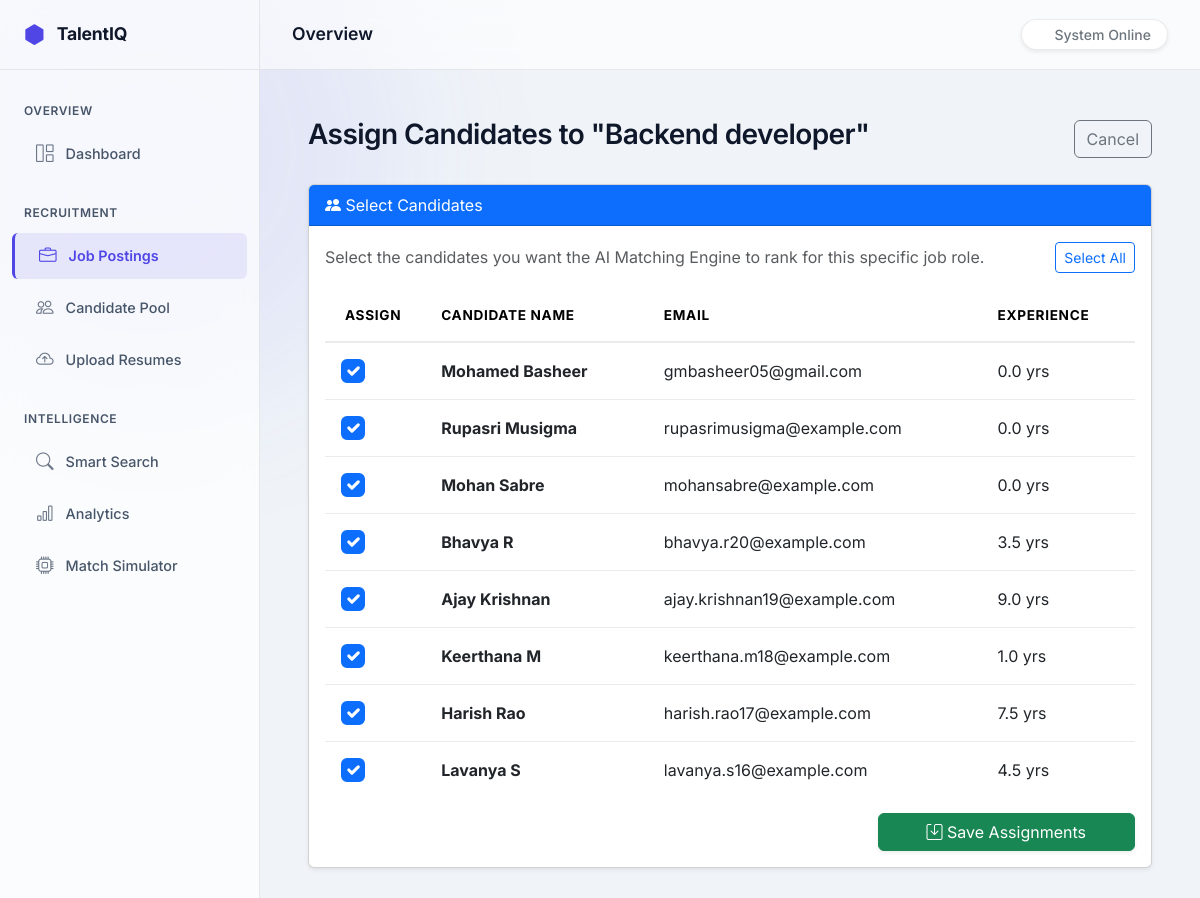
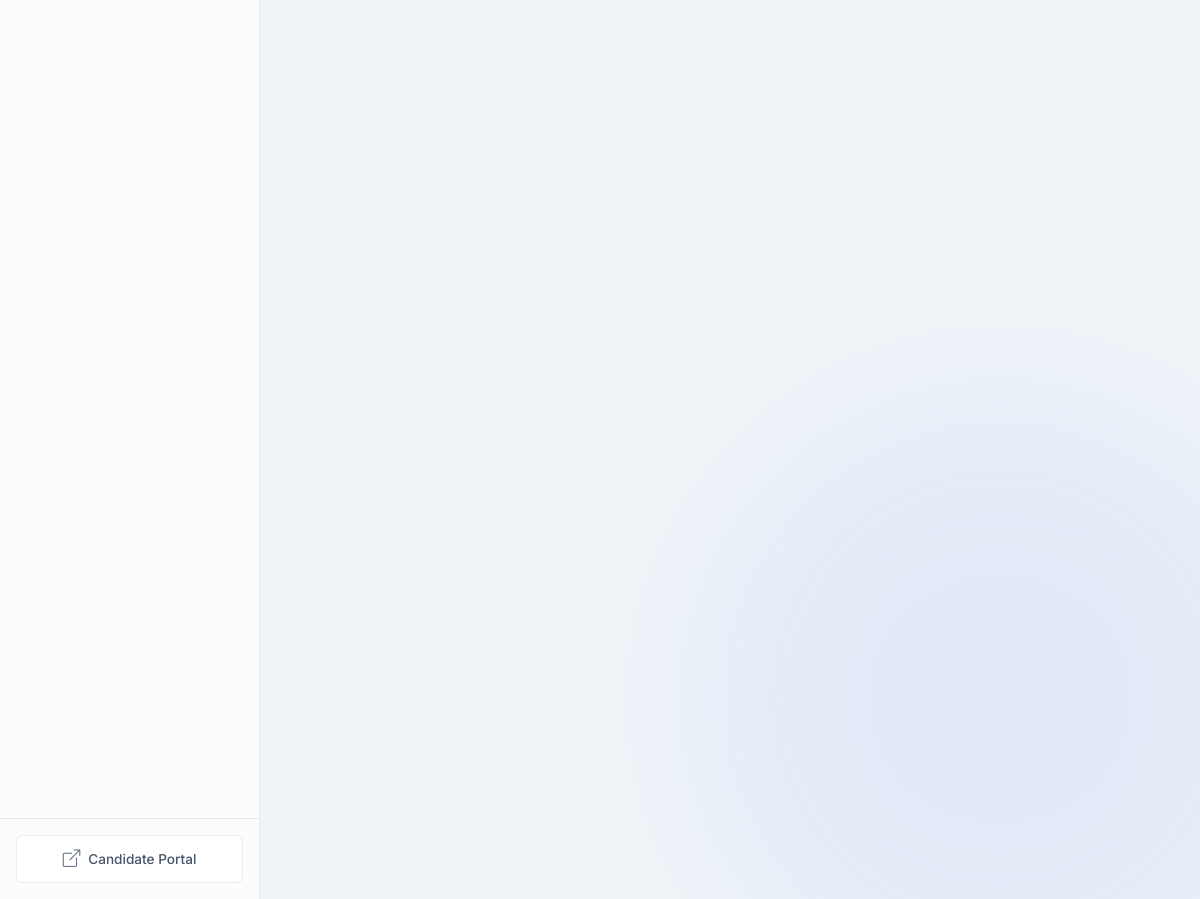
The page /hr/jobs/8/assign/ on the database its author committed (2 pictures, top to bottom).
### jobs/models.py (models this page shows)
class Job(models.Model):
    title = models.CharField(max_length=200)
    description = models.TextField()
    min_experience = models.FloatField(default=0)
    candidates = models.ManyToManyField('candidates.Candidate', related_name='applied_jobs', blank=True)
    created_at = models.DateTimeField(auto_now_add=True)

### candidates/models.py (models this page shows)
class Candidate(models.Model):
    name = models.CharField(max_length=200)
    email = models.EmailField(unique=True)
    phone = models.CharField(max_length=20)
    education = models.TextField()
    experience_years = models.FloatField(default=0)
    resume_score = models.FloatField(default=0)
    created_at = models.DateTimeField(auto_now_add=True)
    updated_at = models.DateTimeField(auto_now=True)

### jobs/views.py (the view, shortened to what this page needs)
# urls.py: path('jobs/<int:pk>/assign/', JobAssignCandidatesView.as_view(), name='assign'),
class JobAssignCandidatesView(View):
    template_name = 'hr/jobs/assign.html'
    def get(self, request, pk):
        from candidates.models import Candidate
        job = get_object_or_404(Job, pk=pk)
        all_candidates = Candidate.objects.all().order_by('-created_at')
        assigned_ids = job.candidates.values_list('id', flat=True)
        return render(request, self.template_name, {
            'job': job,
            'all_candidates': all_candidates,
            'assigned_ids': list(assigned_ids)
        })

### templates/hr/jobs/assign.html (shortened to what this page needs)
{% extends "hr/base.html" %}
{% block content %}
<div class="d-flex justify-content-between align-items-center mb-4">
    <h3>Assign Candidates to "{{ job.title }}"</h3>
    <a href="{% url 'jobs:detail' job.pk %}" class="btn btn-outline-secondary">Cancel</a>
</div>
<div class="card shadow-sm">
    <div class="card-header bg-primary text-white">
        <i class="bi bi-people-fill"></i> Select Candidates
    </div>
    <div class="card-body">
        <form method="post">
            <div class="mb-3 d-flex justify-content-between align-items-center">
                <span class="text-muted">Select the candidates you want the AI Matching Engine to rank for this specific job role.</span>
                <button type="button" class="btn btn-sm btn-outline-primary" id="selectAllBtn">Select All</button>
            </div>
            <div class="table-responsive" style="max-height: 500px; overflow-y: auto;">
                <table class="table table-hover align-middle">
                    <thead class="table-light sticky-top">
                        <tr>
                            <th style="width: 50px;">Assign</th>
                            <th>Candidate Name</th>
                            <th>Email</th>
                            <th>Experience</th>
                        </tr>
                    </thead>
                    <tbody>
                        {% for c in all_candidates %}
                        <tr>
                            <td>
                                <input class="form-check-input candidate-checkbox" type="checkbox" name="candidate_ids" value="{{ c.id }}" {% if c.id in assigned_ids %}checked{% endif %} style="transform: scale(1.5);">
                            </td>
                            <td><strong>{{ c.name }}</strong></td>
                            <td>{{ c.email }}</td>
                            <td>{{ c.experience_years }} yrs</td>
                        </tr>
                        {% empty %}
                        <tr>
                            <td colspan="4" class="text-center py-4 text-muted">No candidates exist in the system yet.</td>
                        </tr>
                        {% endfor %}
                    </tbody>
                </table>
            </div>
            <div class="mt-4 text-end">
                <button type="submit" class="btn btn-success px-5 shadow-sm"><i class="bi bi-save"></i> Save Assignments</button>
            </div>
        </form>
    </div>
</div>
{% endblock %}

### templates/hr/base.html (style rules this page uses)
:root { --bg-main: #f0f4f8; --bg-surface: rgba(255, 255, 255, 0.7); --bg-elevated: rgba(255, 255, 255, 0.9); --border-color: rgba(0, 0, 0, 0.08); --color-primary: #4f46e5; --color-secondary: #3b82f6; --color-success: #10b981; --color-warning: #f59e0b; --color-danger: #ef4444; --text-primary: #0f172a; --text-secondary: #475569; --sidebar-width: 260px; --transition-base: all 0.25s cubic-bezier(0.4, 0, 0.2, 1); }
body { font-family: 'Inter', sans-serif; background-color: var(--bg-main); color: var(--text-primary); overflow-x: hidden; -webkit-font-smoothing: antialiased; position: relative; }
body::before, body::after { content: ""; position: fixed; border-radius: 50%; filter: blur(80px); z-index: -1; opacity: 0.5; }
body::before { top: -100px; left: -100px; width: 500px; height: 500px; background: rgba(99, 102, 241, 0.2); }
body::after { bottom: -100px; right: -100px; width: 600px; height: 600px; background: rgba(59, 130, 246, 0.15); }
h1, h2, h3, h4, h5, h6 { font-weight: 600; letter-spacing: -0.02em; }
a { text-decoration: none; transition: var(--transition-base); }
.table { color: var(--text-primary); vertical-align: middle; }
.table > :not(caption) > * > * { padding: 1rem 1.25rem; background-color: transparent; border-bottom-color: var(--border-color); }
.table-light { background-color: rgba(255,255,255,0.5) !important; color: var(--text-secondary); font-size: 0.85rem; text-transform: uppercase; letter-spacing: 0.05em; border-bottom: 2px solid var(--border-color); }

### rows shown on the page
Job: title "Backend developer"
Candidate: candidate_ids "☑", name "Mohamed Basheer", email "gmbasheer05@gmail.com", experience_years "0.0"
Candidate: candidate_ids "☑", name "Rupasri Musigma", email "rupasrimusigma@example.com", experience_years "0.0"
Candidate: candidate_ids "☑", name "Mohan Sabre", email "mohansabre@example.com", experience_years "0.0"
Candidate: candidate_ids "☑", name "Bhavya R", email "bhavya.r20@example.com", experience_years "3.5"
Candidate: candidate_ids "☑", name "Ajay Krishnan", email "ajay.krishnan19@example.com", experience_years "9.0"
Candidate: candidate_ids "☑", name "Keerthana M", email "keerthana.m18@example.com", experience_years "1.0"
Candidate: candidate_ids "☑", name "Harish Rao", email "harish.rao17@example.com", experience_years "7.5"
Candidate: candidate_ids "☑", name "Lavanya S", email "lavanya.s16@example.com", experience_years "4.5"
